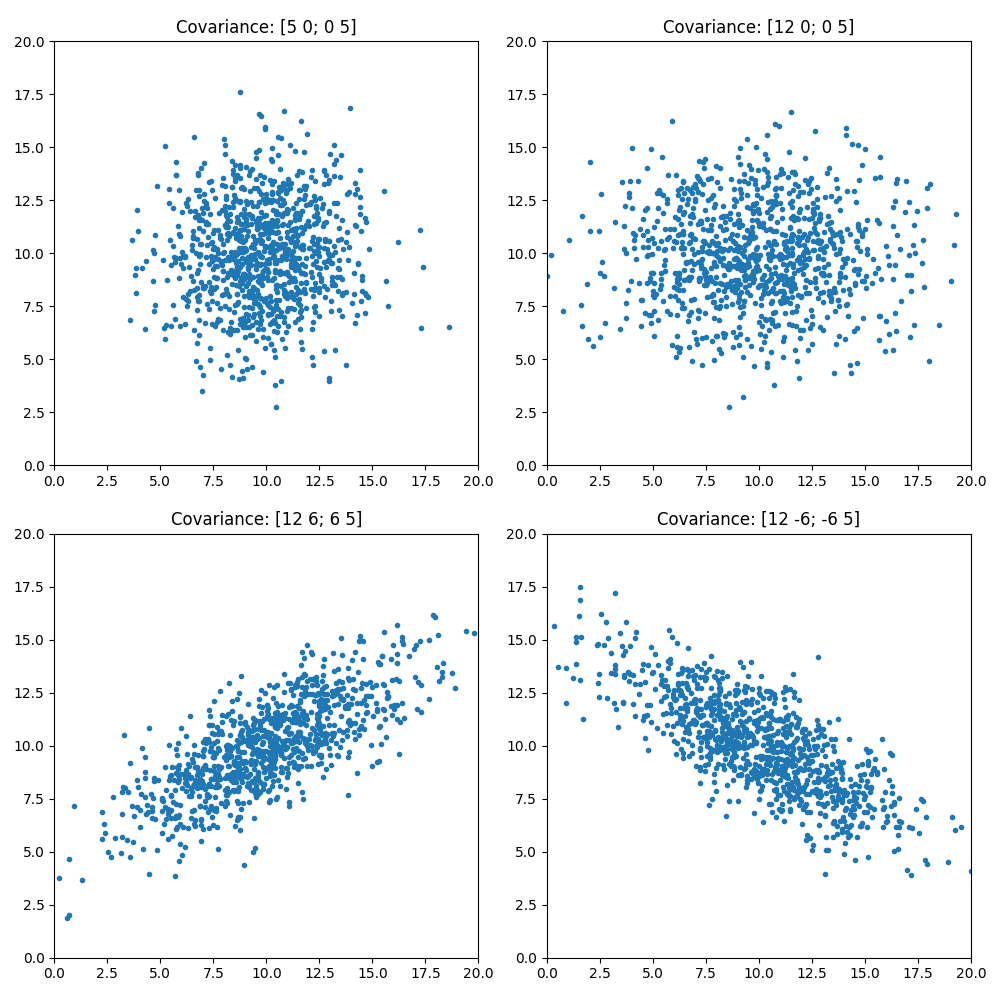

The Python source for this figure:
import numpy as np
import matplotlib.pyplot as plt

# Parameters
m = [10, 10]

# Covariance matrices
C1 = [[5, 0], [0, 5]]
C2 = [[12, 0], [0, 5]]
C3 = [[12, 6], [6, 5]]
C4 = [[12, -6], [-6, 5]]

# Generate random samples
# mvnrnd(MU, SIGMA, cases)
# numpy: multivariate_normal(mean, cov, size)

n_samples = 1000

r1 = np.random.multivariate_normal(m, C1, n_samples)
r2 = np.random.multivariate_normal(m, C2, n_samples)
r3 = np.random.multivariate_normal(m, C3, n_samples)
r4 = np.random.multivariate_normal(m, C4, n_samples)

# Display
fig, axes = plt.subplots(2, 2, figsize=(10, 10))
axes = axes.flatten()

limit = [0, 20, 0, 20]

# Subplot 1
axes[0].plot(r1[:, 0], r1[:, 1], ".")
axes[0].axis(limit)
axes[0].set_aspect("equal", adjustable="box")  # axis square
axes[0].set_title("Covariance: [5 0; 0 5]")

# Subplot 2
axes[1].plot(r2[:, 0], r2[:, 1], ".")
axes[1].axis(limit)
axes[1].set_aspect("equal", adjustable="box")
axes[1].set_title("Covariance: [12 0; 0 5]")

# Subplot 3
axes[2].plot(r3[:, 0], r3[:, 1], ".")
axes[2].axis(limit)
axes[2].set_aspect("equal", adjustable="box")
axes[2].set_title("Covariance: [12 6; 6 5]")

# Subplot 4
axes[3].plot(r4[:, 0], r4[:, 1], ".")
axes[3].axis(limit)
axes[3].set_aspect("equal", adjustable="box")
axes[3].set_title("Covariance: [12 -6; -6 5]")

plt.tight_layout()
plt.savefig("Figure257.png")
print("Saved Figure257.png")

plt.show()
